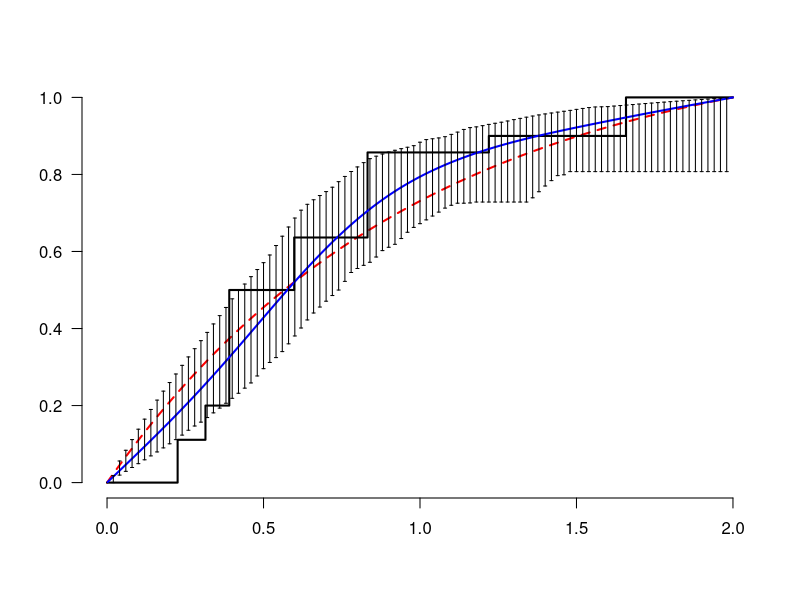

Write R code to recreate this figure.
# R-code for confidence intervals for hazards.
# Competing risk model with current status data
# Piet Groeneboom
# 3-26-2014

    C<-read.table("MLE.txt")
   	D<-read.table("CI_SMLE.txt")
   	E<-read.table("SMLE.txt")
   	f <- function(x) {(1-exp(-x))/(1-exp(-2))}
   	x0<-seq(0,2,by=0.01)
   	y0<-f(x0)
   	x1<-C[,1]
   	y1<-C[,2]
   	x2<-D[,1]
   	y2<-D[,2]
   	t1<-D[,2]
   	u1<-D[,3]
   	z1<-E[,1]
   	z2<-E[,2]
   	
   	
   	plot(c(-10000,-10000),xlim=c(0,2), ylim=c(0.0,1.0), main= "", ylab="",xlab="",bty="n",las=1)
   	lines(x0, y0,lty=2,lwd=2,col="red")
	lines(x1, y1,lty=1,lwd=2,type="s")
	lines(z1, z2,lty=1,lwd=2,col="blue")
	segments(x2,t1,x2,u1)
   	segments(x2-0.005,t1,x2+0.005,t1)
   	segments(x2-0.005,u1,x2+0.005,u1)
 

  